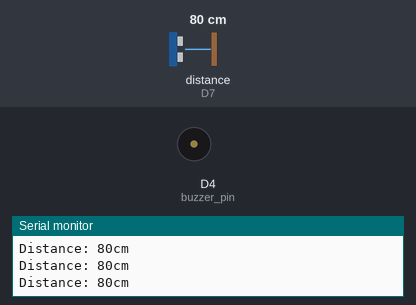
The program below on a simulated ESP8266 (Wemos D1 mini). On the bench: buzzer (waves = sounding), the last lines printed to the serial monitor. Wiring (inferred from the names in the program): ultrasonic range finder: trigger D6; echo D7. The inputs (shaded band) are chosen by the test bench; at power-on: distance to the obstacle (sensor on D7) 80 cm. The echo pulse lasts 58.3 µs per cm.

Above: at 2.42 s.
2.6 s: distance to the obstacle (sensor on D7) set to 2 cm
At 3.8 s:
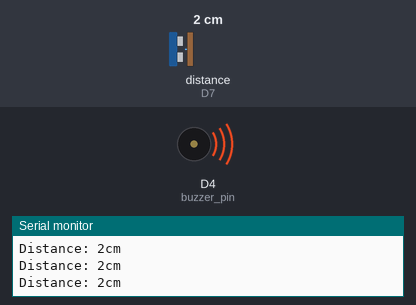
4.1 s: distance to the obstacle (sensor on D7) set to 60 cm
At 4.47 s:
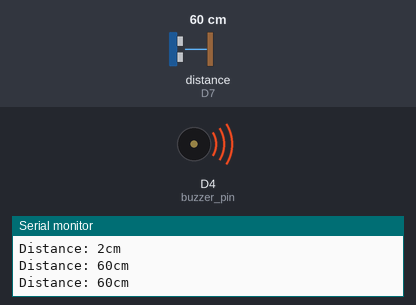
7.1 s: distance to the obstacle (sensor on D7) set to 4 cm
At 8.3 s:
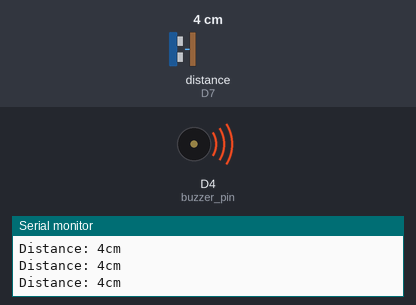
8.6 s: distance to the obstacle (sensor on D7) set to 250 cm
At 9.2 s:
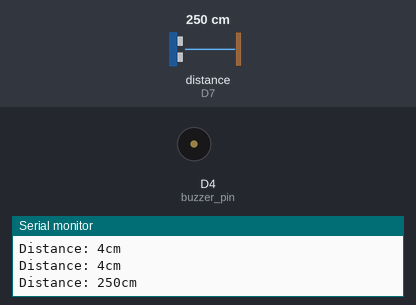
10.1 s: distance to the obstacle (sensor on D7) set to 155 cm
11.8 s: distance to the obstacle (sensor on D7) set to 148 cm
At 12.98 s:
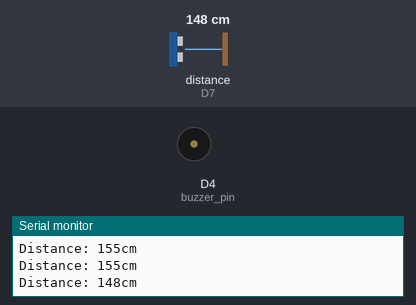
Timing chart, 0 to 15.8 s (numbered marks = the images above; inputs shaded):
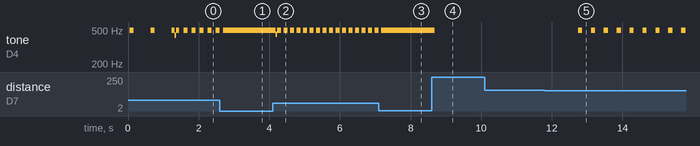

The program:

main.cpp
```cpp
#include <Arduino.h>

// AJ-SR04M
#ifdef ARDUINO_ARCH_ESP8266
int trig_pin = D6; // Trig Pin
int echo_pin = D7; // Echo Pin
#elif ARDUINO_ARCH_AVR
int trig_pin = PD6; // Trig Pin
int echo_pin = PD7; // Echo Pin
#endif

// Passive Buzzer
#ifdef ARDUINO_ARCH_ESP8266
int buzzer_pin = D4;
#elif ARDUINO_ARCH_AVR
int buzzer_pin = 13;
#endif

#define MAX_DISTANCE_CM 150
#define MIN_DISTANCE_CM 20

void buzz_100ms() {
  for (int i = 0; i < 50; i++) {
    digitalWrite(buzzer_pin, HIGH);
    delay(1);
    digitalWrite(buzzer_pin, LOW);
    delay(1);
  }
}

void buzz_and_delay_by(unsigned long distance) {
  if (distance > MAX_DISTANCE_CM) {
    delay(1000);
    return;
  }

  buzz_100ms();
  if (distance > MIN_DISTANCE_CM) {
    delay((distance - MIN_DISTANCE_CM) * 2);
  }
}

void setup() {
  Serial.begin(9600);

  pinMode(trig_pin, OUTPUT);
  pinMode(echo_pin, INPUT);
  pinMode(buzzer_pin, OUTPUT);

  // Check is everything OK
  buzz_100ms();
  delay(500);
  buzz_100ms();
  delay(500);
  buzz_100ms();
}

unsigned long get_duration() {
  digitalWrite(trig_pin, LOW);
  delayMicroseconds(5);
  digitalWrite(trig_pin, HIGH);
  delayMicroseconds(10);
  digitalWrite(trig_pin, LOW);

  return pulseIn(echo_pin, HIGH);
}

void loop() {
  unsigned long duration, distance;

  duration = get_duration();

  // Convert from duration to distance
  distance = (unsigned long)(((double)duration / 2) / 29.1);

  Serial.print("Distance: ");
  Serial.print(distance);
  Serial.println("cm");

  buzz_and_delay_by(distance);
}
```

Measured:
- the behaviour switches between 151 and 150 cm on distance to the obstacle (sensor on D7) (found by bisection; images 4 and 5)
- after the input at 2.6 s, tone on D4 (buzzer_pin): goes on until 2.7 s, then stays 498 Hz
- after the input at 4.1 s, tone on D4 (buzzer_pin): 498 Hz → 446 Hz after 0.08 s, then repeats every 0.18 s: 498 Hz 0.12 s, silent 0.06 s
- after the input at 7.1 s, tone on D4 (buzzer_pin): goes on until 7.2 s, then stays 498 Hz
- after the input at 8.6 s, tone on D4 (buzzer_pin): 498 Hz → silent after 0.09 s
- after the input at 11.8 s, tone on D4 (buzzer_pin): alternates 498 Hz for 0.12 s and silent for 0.25 s, starting after 0.94 s
- by itself, tone on D4 (buzzer_pin): plays 498 Hz for 0.12 s, 498 Hz for 0.12 s, 498 Hz for 0.08 s, 432 Hz for 0.04 s, 498 Hz for 0.08 s, 498 Hz for 0.12 s … (10 notes in this stretch)
